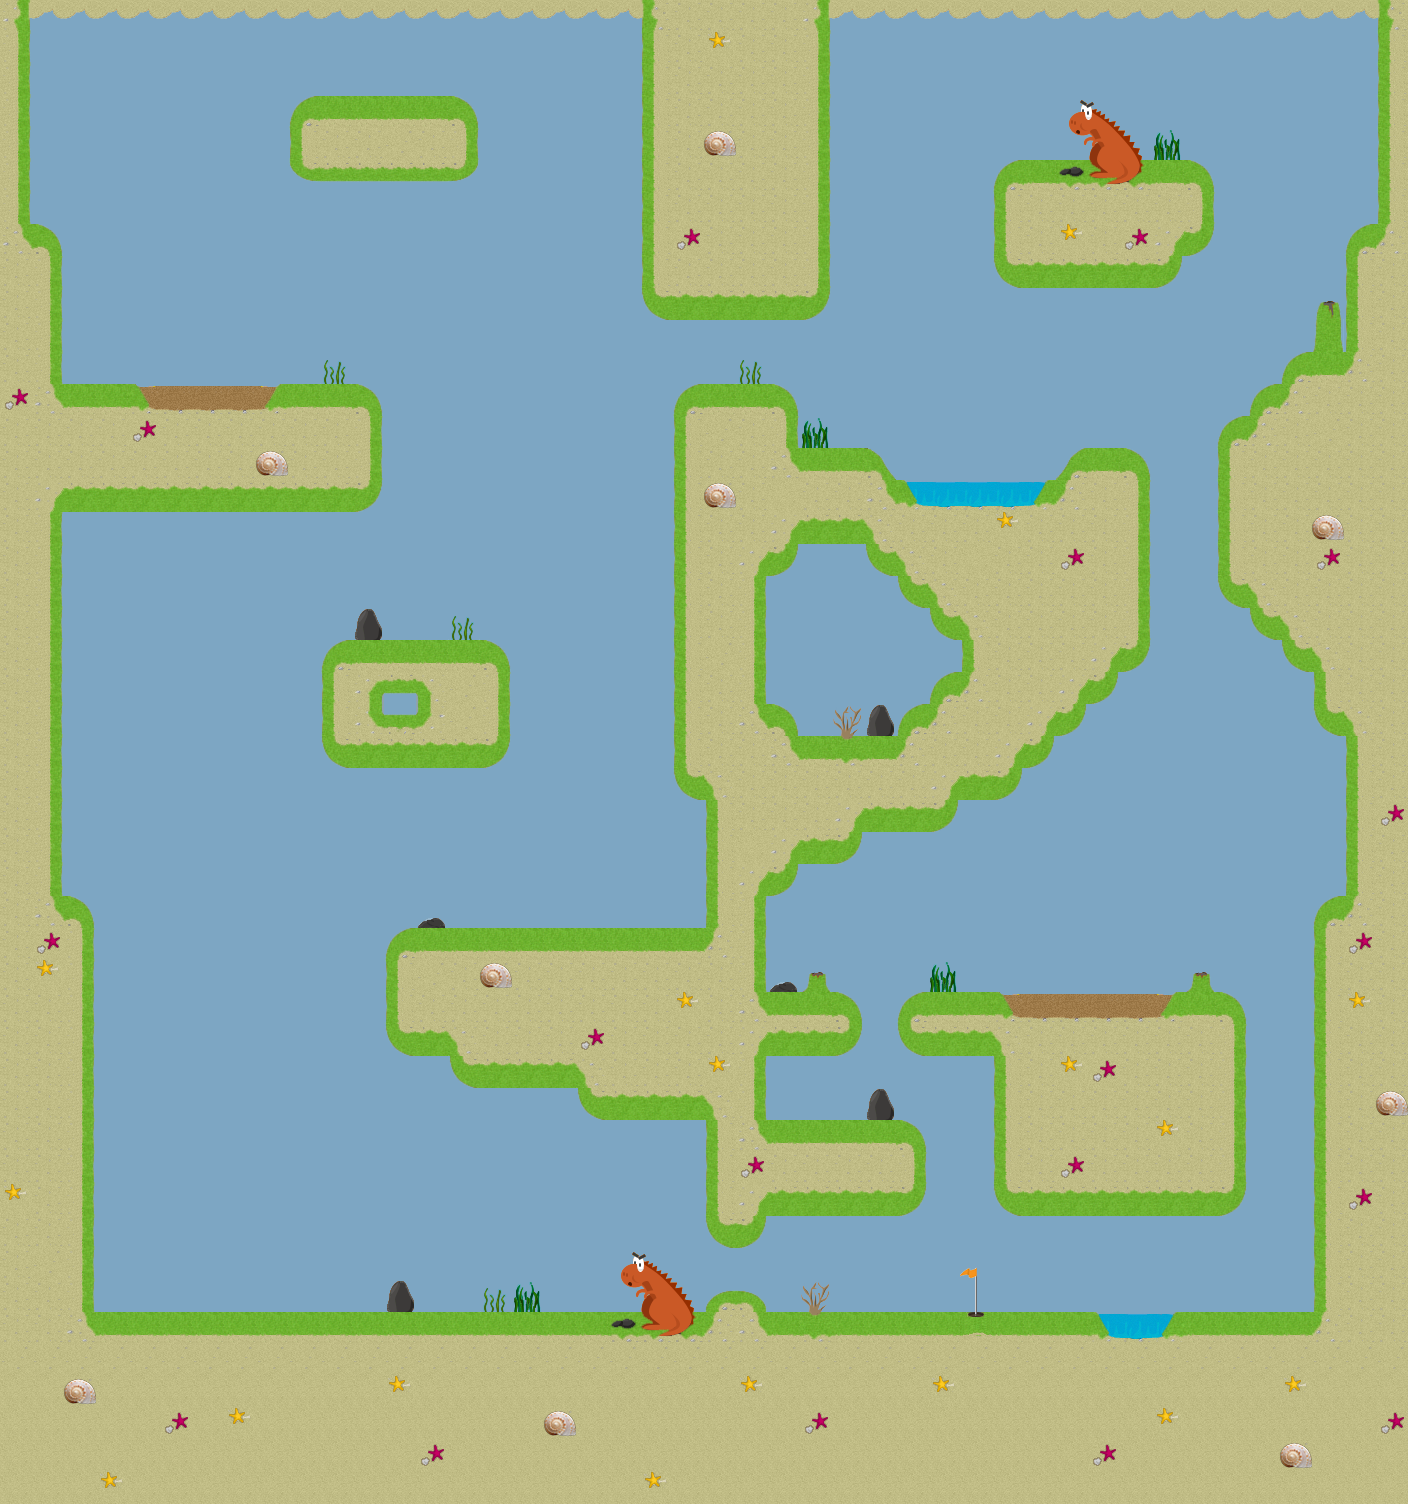

This game map was drawn from its Tiled (.tmx) file and the tilesets committed beside it. A one-line description and the trimmed map source follow:
An orthogonal 44x47 tile map with 32x32 px tiles, 1 tile layer (Tile Layer 1).

<map version="1.0" orientation="orthogonal" renderorder="right-down" width="44" height="47" tilewidth="32" tileheight="32" nextobjectid="1">
 <properties>
  <property name="ball_destroying_indexes" value="8,71,72,73,74,75,102,103,104,105,121,122,123,124,125,126,127,128,129,130,131,132" />
  <property name="ball_start_position_x" value="12" />
  <property name="ball_start_position_y" value="45" />
  <property name="force_applying_indexes" value="10,13,25,28" />
  <property name="hole_index" value="55" />
  <property name="par" value="7" />
  <property name="slow_down_indexes" value="5,87,89,90,106,117" />
 </properties>
 <tileset firstgid="1" name="tiles" tilewidth="32" tileheight="32" spacing="2">
  <image source="../packer/level2.png" width="512" height="512" />
  <tile id="4">
   <properties>
    <property name="colision_sound" value="ash.mp3" />
    <property name="depth" value="0.2" />
    <property name="obstacle_file" value="5.png" />
   </properties>
  </tile>
  <tile id="7">
   <properties>
    <property name="colision_sound" value="magma_plum.mp3" />
    <property name="destroy_position_offset" value="0.2" />
    <property name="fall_velocity" value="-0.8" />
    <property name="obstacle_file" value="8.png" />
   </properties>
  </tile>
  <tile id="9">
   <properties>
    <property name="angle" value="62" />
    <property name="colision_sound" value="wind.mp3" />
    <property name="intensity" value="250" />
    <property name="range" value="3" />
    <property name="type" value="1" />
    <property name="x_first_arm_angle" value="0" />
    <property name="x_force_beggining" value="25" />
    <property name="y_first_arm_angle" value="18" />
    <property name="y_force_beggining" value="28" />
   </properties>
  </tile>
  <tile id="12">
   <properties>
    <property name="angle" value="45" />
    <property name="colision_sound" value="wind.mp3" />
    <property name="intensity" value="200" />
    <property name="range" value="2" />
    <property name="type" value="1" />
    <property name="x_first_arm_angle" value="2" />
    <property name="x_force_beggining" value="23" />
    <property name="y_first_arm_angle" value="17" />
    <property name="y_force_beggining" value="26" />
   </properties>
  </tile>
  <tile id="24">
   <properties>
    <property name="angle" value="62" />
    <property name="colision_sound" value="wind.mp3" />
    <property name="intensity" value="250" />
    <property name="range" value="3" />
    <property name="type" value="1" />
    <property name="x_first_arm_angle" value="0" />
    <property name="x_force_beggining" value="25" />
    <property name="y_first_arm_angle" value="18" />
    <property name="y_force_beggining" value="28" />
   </properties>
  </tile>
  <tile id="27">
   <properties>
    <property name="angle" value="40" />
    <property name="colision_sound" value="wind.mp3" />
    <property name="intensity" value="100" />
    <property name="range" value="3" />
    <property name="type" value="1" />
    <property name="x_first_arm_angle" value="32" />
    <property name="x_force_beggining" value="20" />
    <property name="y_first_arm_angle" value="8" />
    <property name="y_force_beggining" value="10" />
   </properties>
  </tile>
  <tile id="54">
   <properties>
    <property name="hole_file" value="55.png" />
   </properties>
  </tile>
  <tile id="70">
   <properties>
    <property name="destroy_position_offset" value="-1" />
    <property name="fall_velocity" value="-0.8" />
    <property name="obstacle_file" value="71.png" />
   </properties>
  </tile>
  <tile id="71">
   <properties>
    <property name="destroy_position_offset" value="-1" />
    <property name="fall_velocity" value="-0.8" />
    <property name="obstacle_file" value="72.png" />
   </properties>
  </tile>
  <tile id="72">
   <properties>
    <property name="destroy_position_offset" value="0.05" />
    <property name="fall_velocity" value="-0.8" />
    <property name="obstacle_file" value="73.png" />
   </properties>
  </tile>
  <tile id="73">
   <properties>
    <property name="destroy_position_offset" value="0.05" />
    <property name="fall_velocity" value="-0.8" />
    <property name="obstacle_file" value="74.png" />
   </properties>
  </tile>
  <tile id="74">
   <properties>
    <property name="destroy_position_offset" value="0.05" />
    <property name="fall_velocity" value="-0.8" />
    <property name="obstacle_file" value="75.png" />
   </properties>
  </tile>
  <tile id="86">
   <properties>
    <property name="colision_sound" value="ash.mp3" />
    <property name="depth" value="0.2" />
    <property name="obstacle_file" value="87.png" />
   </properties>
  </tile>
  <tile id="88">
   <properties>
    <property name="colision_sound" value="ash.mp3" />
    <property name="depth" value="0.2" />
    <property name="obstacle_file" value="89.png" />
   </properties>
  </tile>
  <tile id="89">
   <properties>
    <property name="colision_sound" value="ash.mp3" />
    <property name="depth" value="0.2" />
    <property name="obstacle_file" value="90.png" />
   </properties>
  </tile>
  <tile id="101">
   <properties>
    <property name="colision_sound" value="magma_plum.mp3" />
    <property name="destroy_position_offset" value="-1" />
    <property name="fall_velocity" value="-0.8" />
    <property name="obstacle_file" value="102.png" />
   </properties>
  </tile>
  <tile id="102">
   <properties>
    <property name="destroy_position_offset" value="-1" />
    <property name="fall_velocity" value="-0.8" />
    <property name="obstacle_file" value="103.png" />
   </properties>
  </tile>
  <tile id="103">
   <properties>
    <property name="colision_sound" value="magma_plum.mp3" />
    <property name="destroy_position_offset" value="0.2" />
    <property name="fall_velocity" value="-0.8" />
    <property name="obstacle_file" value="104.png" />
   </properties>
  </tile>
  <tile id="104">
   <properties>
    <property name="colision_sound" value="magma_plum.mp3" />
    <property name="destroy_position_offset" value="0.2" />
    <property name="fall_velocity" value="-0.8" />
    <property name="obstacle_file" value="105.png" />
   </properties>
  </tile>
  <tile id="105">
   <properties>
    <property name="colision_sound" value="ash.mp3" />
    <property name="depth" value="0.2" />
    <property name="obstacle_file" value="106.png" />
   </properties>
  </tile>
  <tile id="116">
   <properties>
    <property name="colision_sound" value="ash.mp3" />
    <property name="depth" value="0.2" />
    <property name="obstacle_file" value="117.png" />
   </properties>
  </tile>
  <tile id="120">
   <properties>
    <property name="colision_sound" value="magma_plum.mp3" />
    <property name="destroy_position_offset" value="-1" />
    <property name="fall_velocity" value="-0.8" />
    <property name="obstacle_file" value="118.png" />
   </properties>
  </tile>
  <tile id="121">
   <properties>
    <property name="destroy_position_offset" value="-1" />
    <property name="fall_velocity" value="-0.8" />
    <property name="obstacle_file" value="119.png" />
   </properties>
  </tile>
  <tile id="122">
   <properties>
    <property name="destroy_position_offset" value="-1" />
    <property name="fall_velocity" value="-0.8" />
    <property name="obstacle_file" value="120.png" />
   </properties>
  </tile>
  <tile id="123">
   <properties>
    <property name="destroy_position_offset" value="0.3" />
    <property name="fall_velocity" value="-0.8" />
    <property name="obstacle_file" value="121.png" />
   </properties>
  </tile>
  <tile id="124">
   <properties>
    <property name="destroy_position_offset" value="0.3" />
    <property name="fall_velocity" value="-0.8" />
    <property name="obstacle_file" value="122.png" />
   </properties>
  </tile>
  <tile id="125">
   <properties>
    <property name="destroy_position_offset" value="0.3" />
    <property name="fall_velocity" value="-0.8" />
    <property name="obstacle_file" value="123.png" />
   </properties>
  </tile>
  <tile id="126">
   <properties>
    <property name="destroy_position_offset" value="-1" />
    <property name="fall_velocity" value="-0.8" />
    <property name="obstacle_file" value="124.png" />
   </properties>
  </tile>
  <tile id="127">
   <properties>
    <property name="destroy_position_offset" value="0.3" />
    <property name="fall_velocity" value="-0.8" />
    <property name="obstacle_file" value="125.png" />
   </properties>
  </tile>
  <tile id="128">
   <properties>
    <property name="destroy_position_offset" value="0.3" />
    <property name="fall_velocity" value="-0.8" />
    <property name="obstacle_file" value="126.png" />
   </properties>
  </tile>
  <tile id="129">
   <properties>
    <property name="destroy_position_offset" value="0.3" />
    <property name="fall_velocity" value="-0.8" />
    <property name="obstacle_file" value="127.png" />
   </properties>
  </tile>
  <tile id="130">
   <properties>
    <property name="destroy_position_offset" value="-1" />
    <property name="fall_velocity" value="-0.8" />
    <property name="obstacle_file" value="128.png" />
   </properties>
  </tile>
  <tile id="131">
   <properties>
    <property name="colision_sound" value="magma_plum.mp3" />
    <property name="destroy_position_offset" value="-1" />
    <property name="fall_velocity" value="-0.8" />
    <property name="obstacle_file" value="129.png" />
   </properties>
  </tile>
 </tileset>
 <layer name="Tile Layer 1" width="44" height="47">
  <data>[2068 cells, 2068 non-empty, 60 distinct tile ids]</data>
 </layer>
</map>
